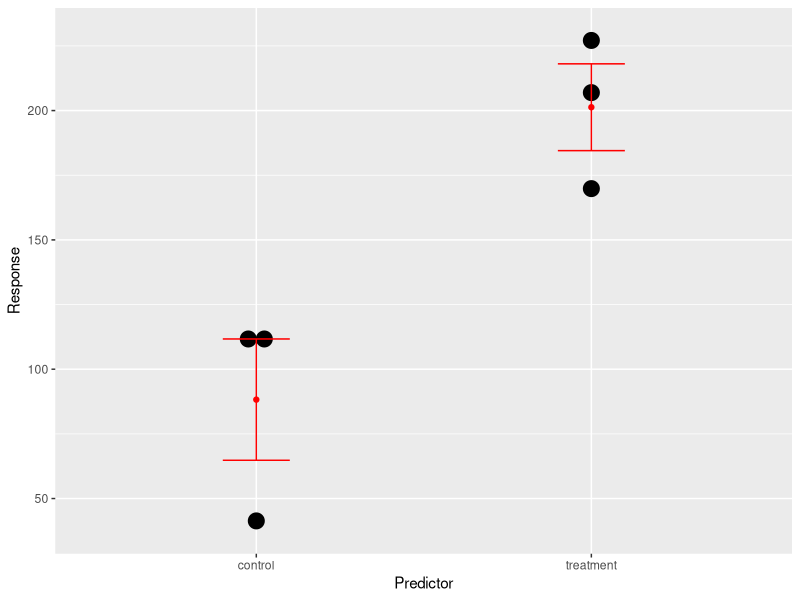
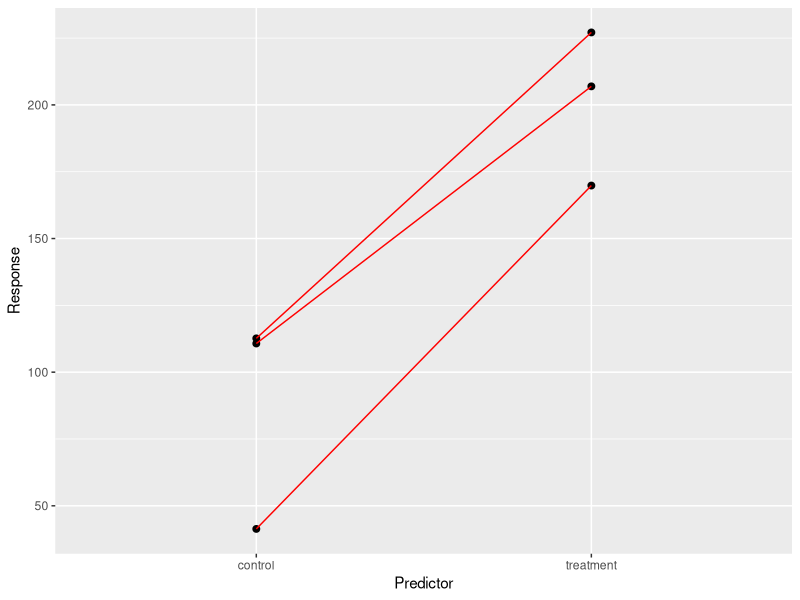

Write R code to recreate these figures, in order.
## ---- chunk 1
library(tidyverse)
library(pwr)
## ---- chunk 2
upper.limit <- 100+qt(0.975, 2)*(25/sqrt(3))
lower.limit <- 100-qt(0.975, 2)*(25/sqrt(3))
upper.limit
lower.limit
## ---- chunk 3
set.seed(1234)
a <- rnorm(3, mean=200, sd=25)
t.test(a, mu=100, alternative="two.sided" )
t.test(a, mu=100, alternative="less")
t.test(a, mu=100, alternative ="greater")
## ---- chunk 4
set.seed(1234)
a <- rnorm(3, mean=200, sd=25)
b <- rnorm(3, mean=100, sd=25)
t.test(a, mu=100, alternative="two.sided" )
t.test(a, mu=100, alternative="less")
t.test(a, mu=100, alternative ="greater")
## ---- chunk 5
set.seed(1234)
a <- rnorm(3, mean=200, sd=25);a
b <- rnorm(3, mean=100, sd=25);b
t.test(a, b, alternative="two.sided", paired=T )
t.test(a, b, alternative="less", paired=T)
t.test(a, b, alternative ="greater", paired=T)
## ---- chunk 6
#data munge
data.u <- data.frame(control=b, treatment=a) %>%
  gather(key=Predictor, value=Response) %>% 
  add_column(id=LETTERS[1:6])

#summary statistics table to have
data.y <- data.u%>%
  group_by(Predictor) %>%
  summarise(
     mean=mean(Response),
     sd=sd(Response),
     n=length(Response),
     sem=mean(Response)/sqrt(n)
    
           )

## ---- chunk 7

ggplot(data.u, aes(Predictor, Response)) +
  geom_dotplot(binaxis='y', dotsize=1, stackdir="center") +
  stat_summary(fun.data="mean_se", fun.args=list(mult=1), geom="errorbar", color="red", width=0.2) +
  stat_summary(fun.y=mean, geom="point", color="red")
## ---- chunk 8
data.w <- data.frame(control=b, treatment=a, id=LETTERS[1:3]) %>%
  gather(key=Predictor, value=Response, -id)
## ---- chunk 9
ggplot(data.w, aes(Predictor, Response, group=id)) +
  geom_point(size=2) +
  geom_line(color="red")

## ---- chunk 10
pwr.t.test(d=2, sig.level=0.05, power=0.8, type="two.sample", alternative="greater")
